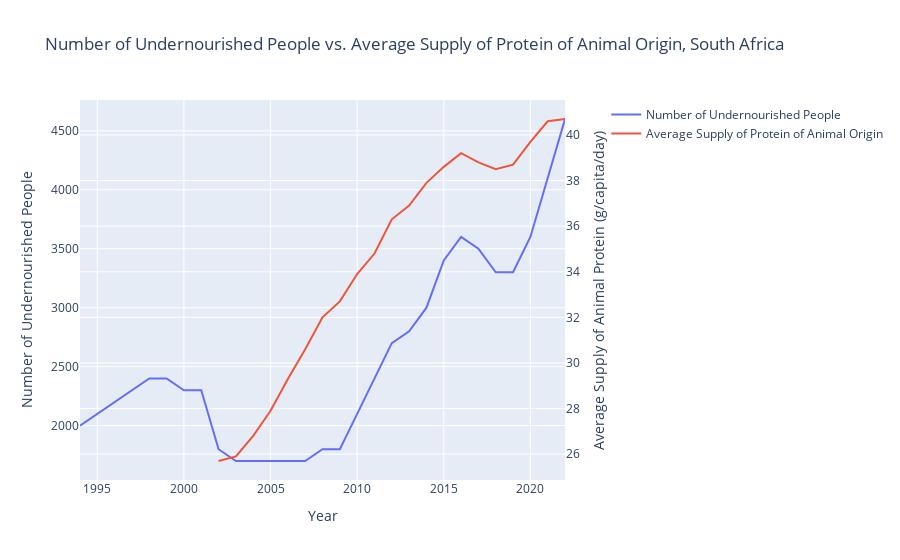

The cell this chart's notebook holds for it:
### Markdown cell above
Let us now plot the two reworked dataset together

### Code cell
import plotly.graph_objects as go
from plotly.subplots import make_subplots

country_name = "South Africa"

fig = make_subplots(specs=[[{"secondary_y": True}]])

fig.add_trace(
    go.Scatter(
        x=undernourished_south_africa["TIME_PERIOD"],
        y=undernourished_south_africa["OBS_VALUE"],
        name="Number of Undernourished People",
    ),
    secondary_y=False,
)

fig.add_trace(
    go.Scatter(
        x=protein_South_africa["TIME_PERIOD"],
        y=protein_South_africa["OBS_VALUE"],
        name="Average Supply of Protein of Animal Origin",
    ),
    secondary_y=True,
)

fig.update_layout(title_text=f"Number of Undernourished People vs. Average Supply of Protein of Animal Origin, {country_name}")
fig.update_xaxes(title_text="Year")
fig.update_yaxes(title_text="Number of Undernourished People", secondary_y=False)
fig.update_yaxes(title_text="Average Supply of Animal Protein (g/capita/day)", secondary_y=True)

fig.show()

### Figure 1 — Plotly figure (JSON) as saved in the notebook; plotly's stock layout.template omitted (floating-point values rounded to 4 significant figures)
{"data": [{"name": "Number of Undernourished People", "type": "scatter", "x": [1994, 1995, 1996, 1997, 1998, 1999, 2000, 2001, 2002, 2003, 2004, 2005, 2006, 2007, 2008, 2009, 2010, 2011, 2012, 2013, 2014, 2015, 2016, 2017, 2018, 2019, 2020, 2021, 2022], "xaxis": "x", "y": [2000.0, 2100.0, 2200.0, 2300.0, 2400.0, 2400.0, 2300.0, 2300.0, 1800.0, 1700.0, 1700.0, 1700.0, 1700.0, 1700.0, 1800.0, 1800.0, 2100.0, 2400.0, 2700.0, 2800.0, 3000.0, 3400.0, 3600.0, 3500.0, 3300.0, 3300.0, 3600.0, 4100.0, 4600.0], "yaxis": "y"}, {"name": "Average Supply of Protein of Animal Origin", "type": "scatter", "x": [2002, 2003, 2004, 2005, 2006, 2007, 2008, 2009, 2010, 2011, 2012, 2013, 2014, 2015, 2016, 2017, 2018, 2019, 2020, 2021, 2022], "xaxis": "x", "y": [25.7, 25.9, 26.8, 27.9, 29.3, 30.6, 32.0, 32.7, 33.9, 34.8, 36.3, 36.9, 37.9, 38.6, 39.2, 38.8, 38.5, 38.7, 39.7, 40.6, 40.7], "yaxis": "y2"}], "layout": {"title": {"text": "Number of Undernourished People vs. Average Supply of Protein of Animal Origin, South Africa"}, "xaxis": {"anchor": "y", "domain": [0, 0.94], "title": {"text": "Year"}}, "yaxis": {"anchor": "x", "domain": [0, 1], "title": {"text": "Number of Undernourished People"}}, "yaxis2": {"anchor": "x", "overlaying": "y", "side": "right", "title": {"text": "Average Supply of Animal Protein (g/capita/day)"}}}}
